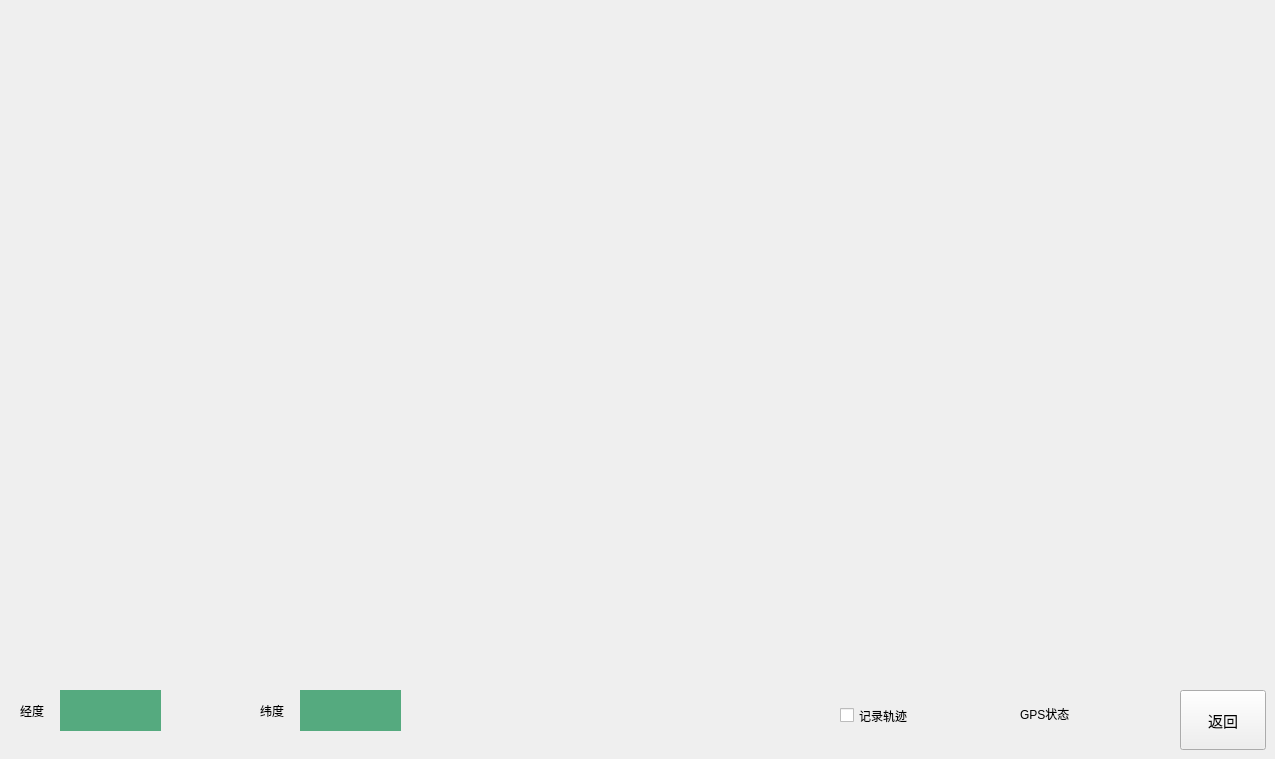
   <widget class="QWidget" name="pageGPS">
    <property name="toolTip">
     <string>GPS轨迹记录...</string>
    </property>
    <widget class="QPushButton" name="btn_GPS_Back">
     <property name="geometry">
      <rect>
       <x>1180</x>
       <y>690</y>
       <width>86</width>
       <height>60</height>
      </rect>
     </property>
     <property name="minimumSize">
      <size>
       <width>0</width>
       <height>60</height>
      </size>
     </property>
     <property name="styleSheet">
      <string notr="true">font-size:15px;</string>
     </property>
     <property name="text">
      <string>返回</string>
     </property>
    </widget>
    <widget class="QCheckBox" name="chbGps">
     <property name="geometry">
      <rect>
       <x>840</x>
       <y>690</y>
       <width>141</width>
       <height>51</height>
      </rect>
     </property>
     <property name="text">
      <string>记录轨迹</string>
     </property>
    </widget>
    <widget class="QLabel" name="widget_KJ2_2">
     <property name="geometry">
      <rect>
       <x>1020</x>
       <y>693</y>
       <width>71</width>
       <height>41</height>
      </rect>
     </property>
     <property name="styleSheet">
      <string notr="true"/>
     </property>
     <property name="text">
      <string>GPS状态</string>
     </property>
    </widget>
    <widget class="QLabel" name="lblGPSStatus">
     <property name="geometry">
      <rect>
       <x>1100</x>
       <y>690</y>
       <width>41</width>
       <height>41</height>
      </rect>
     </property>
     <property name="styleSheet">
      <string notr="true">border-image: url(:/res/deviceOn.png);</string>
     </property>
     <property name="text">
      <string/>
     </property>
    </widget>
    <widget class="QLabel" name="lblLongitude">
     <property name="geometry">
      <rect>
       <x>300</x>
       <y>690</y>
       <width>101</width>
       <height>41</height>
      </rect>
     </property>
     <property name="styleSheet">
      <string notr="true">background-color: rgb(85, 170, 127);</string>
     </property>
     <property name="text">
      <string/>
     </property>
    </widget>
    <widget class="QLabel" name="widget_KJ2_4">
     <property name="geometry">
      <rect>
       <x>260</x>
       <y>690</y>
       <width>41</width>
       <height>41</height>
      </rect>
     </property>
     <property name="styleSheet">
      <string notr="true"/>
     </property>
     <property name="text">
      <string>纬度</string>
     </property>
    </widget>
    <widget class="QLabel" name="lblLatitude">
     <property name="geometry">
      <rect>
       <x>60</x>
       <y>690</y>
       <width>101</width>
       <height>41</height>
      </rect>
     </property>
     <property name="styleSheet">
      <string notr="true">background-color: rgb(85, 170, 127);</string>
     </property>
     <property name="text">
      <string/>
     </property>
    </widget>
    <widget class="QLabel" name="widget_KJ2_6">
     <property name="geometry">
      <rect>
       <x>20</x>
       <y>690</y>
       <width>71</width>
       <height>41</height>
      </rect>
     </property>
     <property name="styleSheet">
      <string notr="true"/>
     </property>
     <property name="text">
      <string>经度</string>
     </property>
    </widget>
    <widget class="QStackedWidget" name="stkGps">
     <property name="geometry">
      <rect>
       <x>10</x>
       <y>10</y>
       <width>981</width>
       <height>451</height>
      </rect>
     </property>
     <property name="styleSheet">
      <string notr="true">QPushButton{
	border:1px solid rgba(222,0,0,125);
	background-color: 
		qlineargradient(spread:pad, 
		x1:0, y1:0, x2:0, y2:1, 
		stop:0 rgba(255, 66, 66, 255), 
		stop:0.05 rgba(255, 66, 66, 255), 
		stop:0.233 rgba(255, 255, 255, 255), 
		stop:0.300 rgba(255, 66, 66, 255),
		stop:0.600 rgba(255, 66, 66, 255)	,
		stop:1 rgba(125, 66, 66, 255)
	);
	border-radius:10px;
	font-size:30px;
	color:rgb(255,255,255);
}
QPushButton:disabled{
	background-color:rgb(125,125,125);
}
QPushButton:pressed {
      background-color: 
		qlineargradient(spread:pad, 
		x1:0, y1:0, x2:0, y2:1, 
		stop:0 rgba( 100, 100,255, 255), 
		stop:0.05 rgba(100, 100,255,  255), 
		stop:0.233 rgba( 255, 255,255, 255), 
		stop:0.300 rgba( 100, 100, 255,255),
		stop:0.600 rgba( 100, 100,255, 255)	,
		stop:1 rgba( 100, 100,125, 255)
	);
}

QRadioButton{
	border:1px solid rgba(222,0,0,125);
	background-color: 
		qlineargradient(spread:pad, 
		x1:0, y1:0, x2:0, y2:1, 
		stop:0 rgba(255, 66, 66, 255), 
		stop:0.05 rgba(255, 66, 66, 255), 
		stop:0.233 rgba(255, 255, 255, 255), 
		stop:0.300 rgba(255, 66, 66, 255),
		stop:0.600 rgba(255, 66, 66, 255)	,
		stop:1 rgba(125, 66, 66, 255)
	);
	border-radius:10px;
	font-size:15px;
	color:rgb(255,255,255);
}
QRadioButton{
	border:1px solid rgba(222,0,0,125);
	background-color: 
		qlineargradient(spread:pad, 
		x1:0, y1:0, x2:0, y2:1, 
		stop:0 rgba(255, 66, 66, 255), 
		stop:0.05 rgba(255, 66, 66, 255), 
		stop:0.233 rgba(255, 255, 255, 255), 
		stop:0.300 rgba(255, 66, 66, 255),
		stop:0.600 rgba(255, 66, 66, 255)	,
		stop:1 rgba(125, 66, 66, 255)
	);
	border-radius:10px;
	font-size:15px;
	color:rgb(255,255,255);
}
QRadioButton::indicator {
    border:none;
	width:0px;
	height:0px;
}

QRadioButton:checked{
	border:1px solid rgba(200, 200,255,125);
	background-color: 
		qlineargradient(spread:pad, 
		x1:0, y1:0, x2:0, y2:1, 
		stop:0 rgba( 200, 200,255, 255), 
		stop:0.05 rgba(200, 200,255,  255), 
		stop:0.233 rgba( 255, 255,255, 255), 
		stop:0.300 rgba( 200, 200, 255,255),
		stop:0.600 rgba( 200, 200,255, 255)	,
		stop:1 rgba( 200, 200,255, 255)
	);
	border-radius:10px;
	font-size:15px;
	color:rgb(55,55,55);
}
QLabel{
	font-size:18px;
}
QCheckBox{
	font-size:24px;
}
QComboBox{
	font-size:20px;
}</string>
     </property>
     <property name="currentIndex">
      <number>0</number>
     </property>
     <widget class="QWidget" name="main_3">
      <property name="styleSheet">
       <string notr="true"/>
      </property>
      <layout class="QGridLayout" name="gridLayout">
       <item row="0" column="0">
        <widget class="QCustomPlot" name="wdgDrawGPS" native="true">
         <property name="styleSheet">
          <string notr="true"/>
         </property>
        </widget>
       </item>
      </layout>
     </widget>
     <widget class="QWidget" name="page_3">
      <layout class="QGridLayout" name="gridLayout_2">
       <item row="0" column="0">
        <widget class="QLabel" name="lblSimGps">
         <property name="styleSheet">
          <string notr="true">border-image: url(:/res/simgps.png);</string>
         </property>
         <property name="text">
          <string/>
         </property>
        </widget>
       </item>
      </layout>
     </widget>
    </widget>
   </widget>
